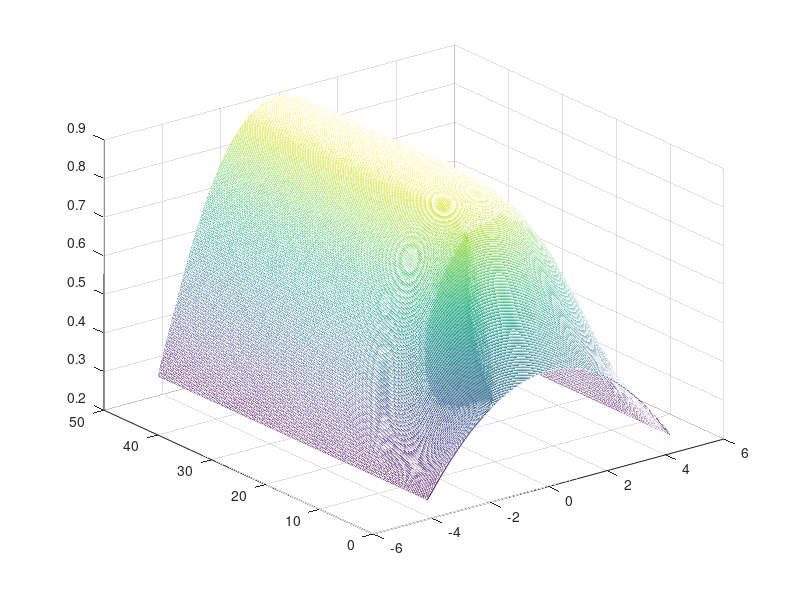

The MATLAB script that drew this image: (Note: this script raises an error after producing the figure.)
clear all
close all
clc

%% Analysis of the asymptotic behaviour towards constant stationary solutions

%Let's define a new setting, with Dirichlet BCs both equal to b, a number
%in {0,a,1} and see, varying the space interval, how the solution behaves as
%time goes on...in certain situations it will eventually converge to the
%stable stationary solutions u=0, u=a, u=1 and we can even show that this
%kind of convergence is faster for the Explicit method than for the Pseudo
%Crank Nicolson scheme

a = 0.25;
T = 50;   
M = 501;
N = 301;
time = linspace(0,T,M);   
dt = time(2)-time(1);
H = 0.5; %Parameter needed to define the initial condition

prompt = 'Which boundary condition u(-L,t)=u(L,t)=b do you want between b=1, b=0 or b=a?\n';
val = input(prompt);
switch val
    case 1
        b=1;
        CriticalL = pi/a;
    case 0
        b=0;
        CriticalL = pi/(1-a);
    case a
        b=a;
        CriticalL = pi;
    otherwise
        disp('Not an allowed input, let''s proceed with u(-L,t)=u(L,t)=a');
        b=a;
        CriticalL = pi;
end

%% Plot the surfaces checking the boundedness and asymptotic convergence
%% with Pseudo CN


%we just proceed in parallel with the 2 different domains to
%satisfy in one the bifurcation threshold and in other not
%satisfying it.
L1 = CriticalL + 1;
L2 = CriticalL - 1; %We should see a bifurcation in the 2 behaviours    
x1 = linspace(-L1,L1,N)';
x2 = linspace(-L2,L2,N)';
dx1 = x1(2)-x1(1);
dx2 = x2(2)-x2(1);

r1 = dt/(2*dx1^2);
r2 = dt/(2*dx2^2);
CN1 = 2*r1*diag(ones(N,1))-r1*diag(ones(N-1,1),1)-r1*diag(ones(N-1,1),-1);
CN2 = 2*r2*diag(ones(N,1))-r2*diag(ones(N-1,1),1)-r2*diag(ones(N-1,1),-1);

u0 = @(y,L) (b-H)*(y/L).^2+H; %So that it satisfies the BCs

u1 = zeros(N,M); %I store all the solutions at any time
u2 = zeros(N,M);
u1(:,1) = u0(x1,L1);
u2(:,1) = u0(x2,L2);

B1 = (eye(N)+CN1);
B2 = (eye(N)+CN2);

m = 10^15;
%Setting for the right BCs: u(xL,t) = 0, u(xR,t) = 1 by keeping the SPD
%character of the matrices

B1(1,1) = m;
B2(1,1) = m;
B1(end,end) = m;
B2(end,end) = m;


R1=chol(B1);
R2=chol(B2);

i = 1;

for t = time(2:end)
    b1 = (eye(N)-CN1)*u1(:,i)+dt*u1(:,i).*(1-u1(:,i)).*(u1(:,i)-a);
    b1(1) = m*b;
    b1(end) = m*b;

    v = R1'\b1;
    u1(:,i+1) = R1\v;

    b2 = (eye(N)-CN2)*u2(:,i)+dt*u2(:,i).*(1-u2(:,i)).*(u2(:,i)-a);
    b2(1) = m*b;
    b2(end) = m*b;

    v = R2'\b2;
    u2(:,i+1) = R2\v;
    
    i = i + 1;
end

figure;
mesh(x1,time,u1')
title('Solution in case L>CriticalL with a=0.25, b='+string(b))
figure;
mesh(x2,time,u2')
title('Solution in case L<CriticalL with a=0.25, b='+string(b))
        


%% Check the "speed of convergence" of the method Pseudo CN against Explicit method with the case b=a=0.25, 
%% testing both H = 0.1 and H=0.3

b=a;
N = 5;
ic = [0.1,0.3];
CriticalL = pi;
tolerance = 10.^(-4:1:-1); %Tested tolerance
L = CriticalL - 1; %I want to get asymptotic convergence so I impose the sufficient condition to be satisfied
x = linspace(-L,L,N)';
dx = x(2)-x(1);

s = 0.99; %So for stability we set dt = 2*s*dx^2/(4+a*dx^2)
dt = 2*s*dx^2/(4+a*dx^2);

for H = ic
    u0 = (b-H)*(x/L).^2+H; %So that it satisfies the BCs
    u = u0;
    r = dt/(2*dx^2);

    %Matrix for the explicit scheme
    d1 = (1-4*r)*ones(N,1);
    d2 = 2*r*ones(N-1,1);
    EM = diag(d1) + diag(d2,1) + diag(d2,-1); %Matrix for the Explicit scheme
    EM(1,1:2) = [1,0];
    EM(end,end-1:end) = [0,1];
    numberEE = zeros(length(tolerance),1); %Here I will store the number of iterations required to reach those tolerances
    count = 1;

    for tol = tolerance
        u = u0;
        err = 1;
        j=1;
        while err>tol
            u = EM*u + dt*u.*(1-u).*(u-a);
            j = j + 1;
            err = norm(u-b,inf);
        end
        numberEE(count) = j-1; %Because I've increased j one time more at the end
        count = count + 1;
    end
    uE = u;

    figure;
    tit = 'Number of iterations to converge to the steady solution b=a and for H='+string(H);
    semilogx(tolerance,numberEE,'r-*');
    title(tit);
    legend('Number of iterations for explicit');
    xlabel('Desired tolerances');
    ylabel('Number of required iterations');

    %Same analysis for pseudo CN.
    r = dt/(2*dx^2);
    CN = 2*r*diag(ones(N,1))-r*diag(ones(N-1,1),1)-r*diag(ones(N-1,1),-1);

    B = (eye(N)+CN); %Matrix for the Pseudo CN method

    B(1,1:2) = [r,0];
    B(end,end-1:end) = [0,r];

    numberCN = zeros(length(tolerance),1);
    count = 1;
    for tol = tolerance
        u = u0;
        err = 1;
        i=1;
        while err>tol
            f = (eye(N)-CN)*u+dt*u.*(1-u).*(u-a);
            f(1) = r*b;
            f(end) = r*b;
            u = B\f;
            err = norm(u-b,inf);
            i = i + 1;
        end
        numberCN(count) = i-1;
        count = count + 1;
    end
    uCN = u;
    figure;
    tit = 'Number of iterations to converge to the steady solution for b=a and H='+string(H);
    semilogx(tolerance,numberCN,'r-*');
    title(tit);
    legend('Number of iterations for pseudo CN');
    xlabel('Desired tolerances');
    ylabel('Number of required iterations');
end